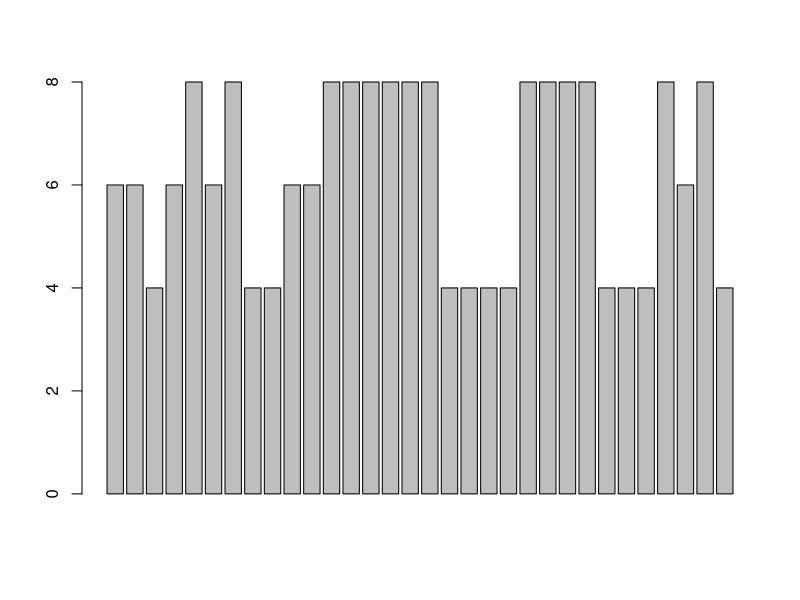
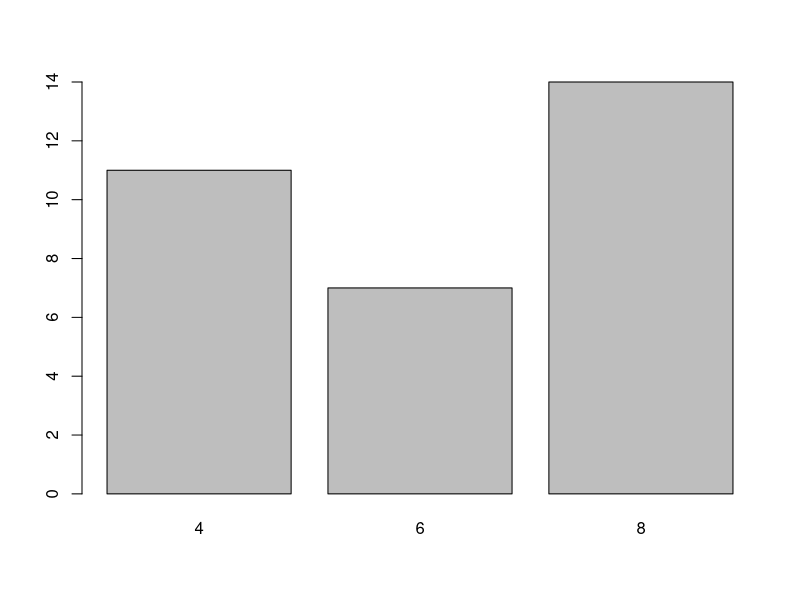
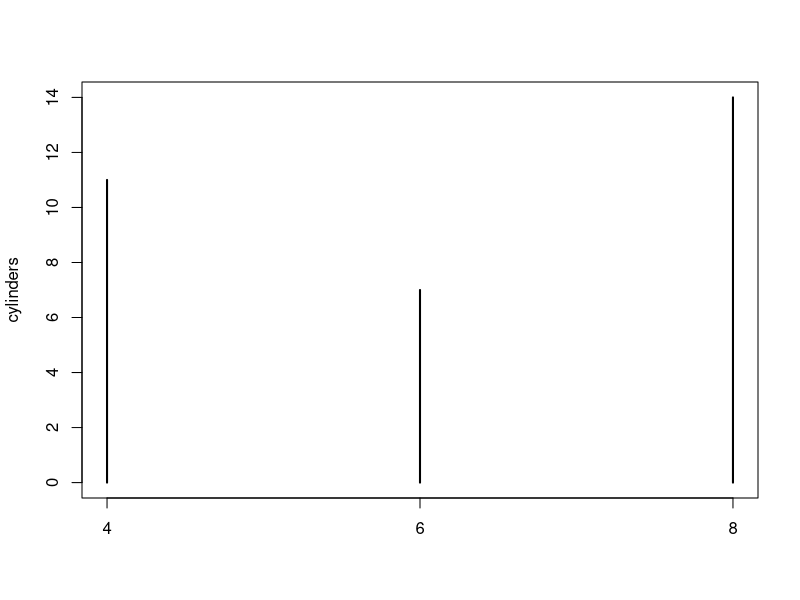
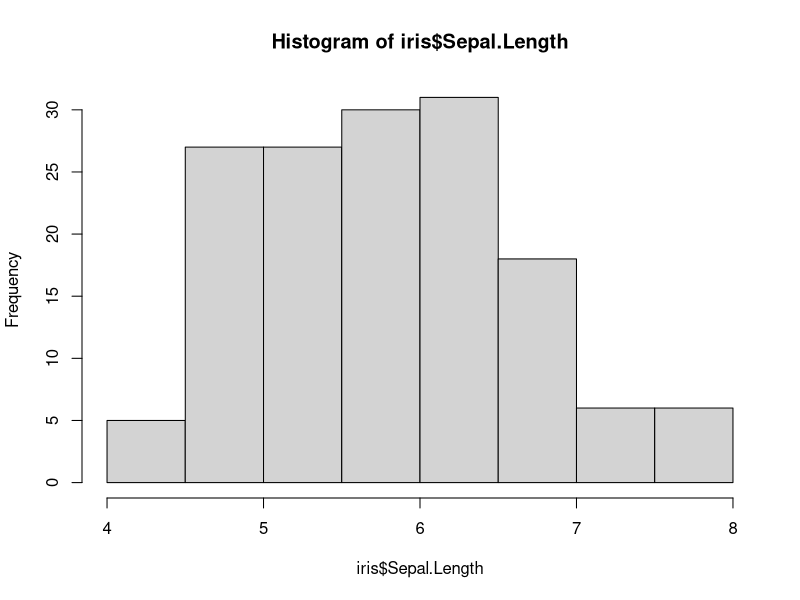
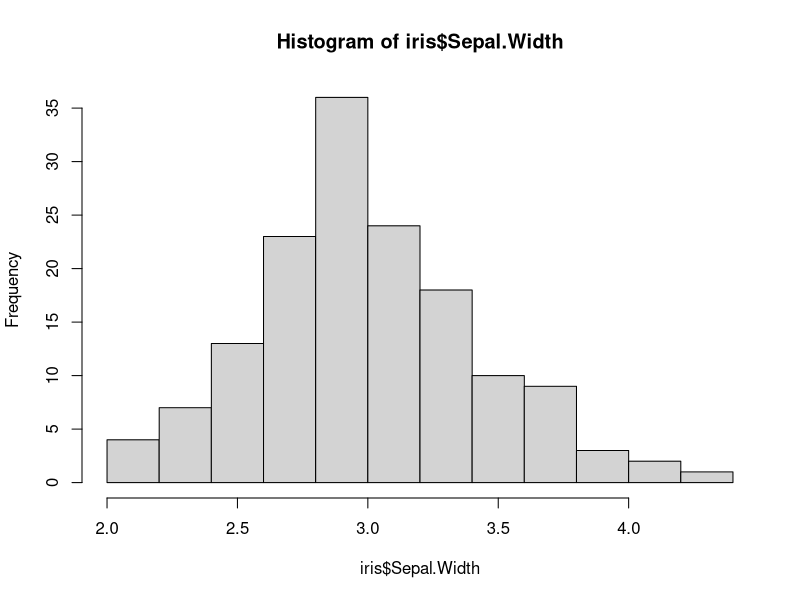
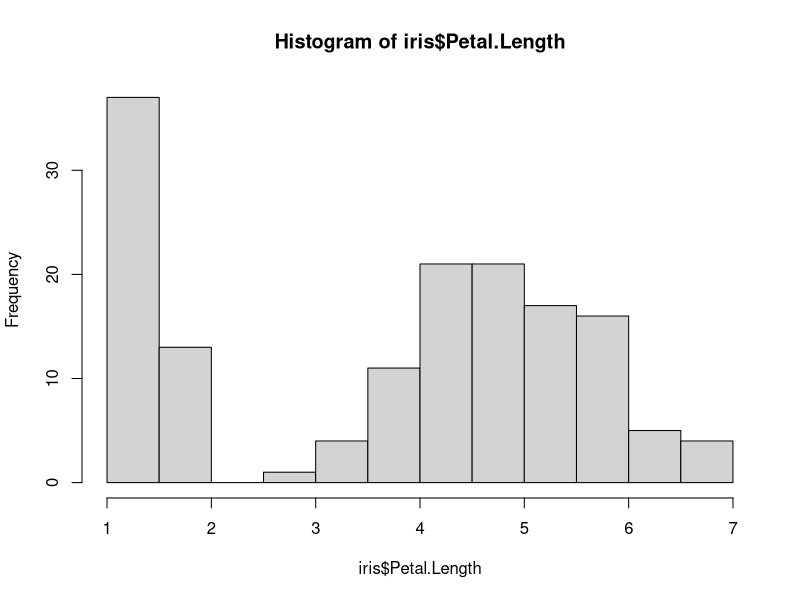
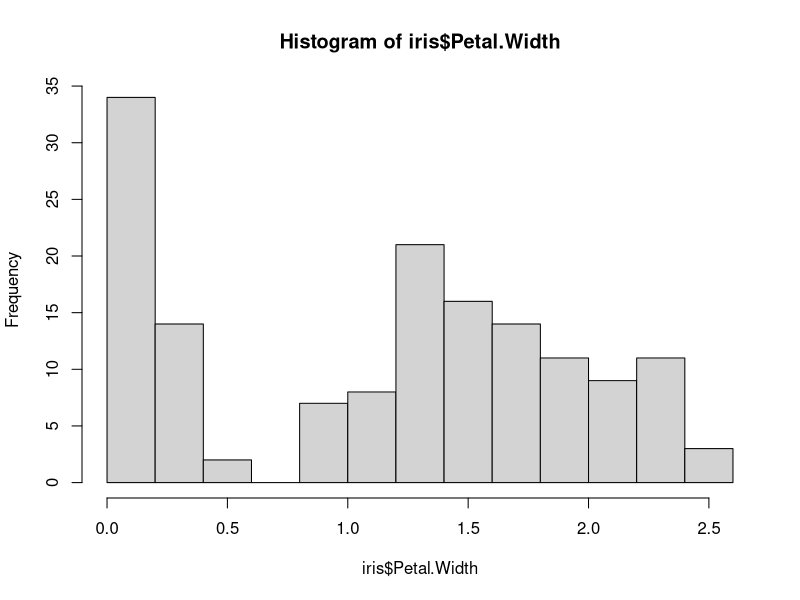

These charts were generated, in order, by the following R code:
barplot(mtcars$cyl)	#does'nt work

#Need table with frequencies for each category
cylinders <- table(mtcars$cyl) 	#create table
barplot(cylinders)			#Bar chart
plot(cylinders)				#Default X-Y plot (lines)

#Load packages##################################################################
library(datasets)
#Load data######################################################################
?iris
head(iris)

#Basic Histogram################################################################

hist(iris$Sepal.Length)
hist(iris$Sepal.Width)
hist(iris$Petal.Length)
hist(iris$Petal.Width)

#Histogram by group#############################################################
